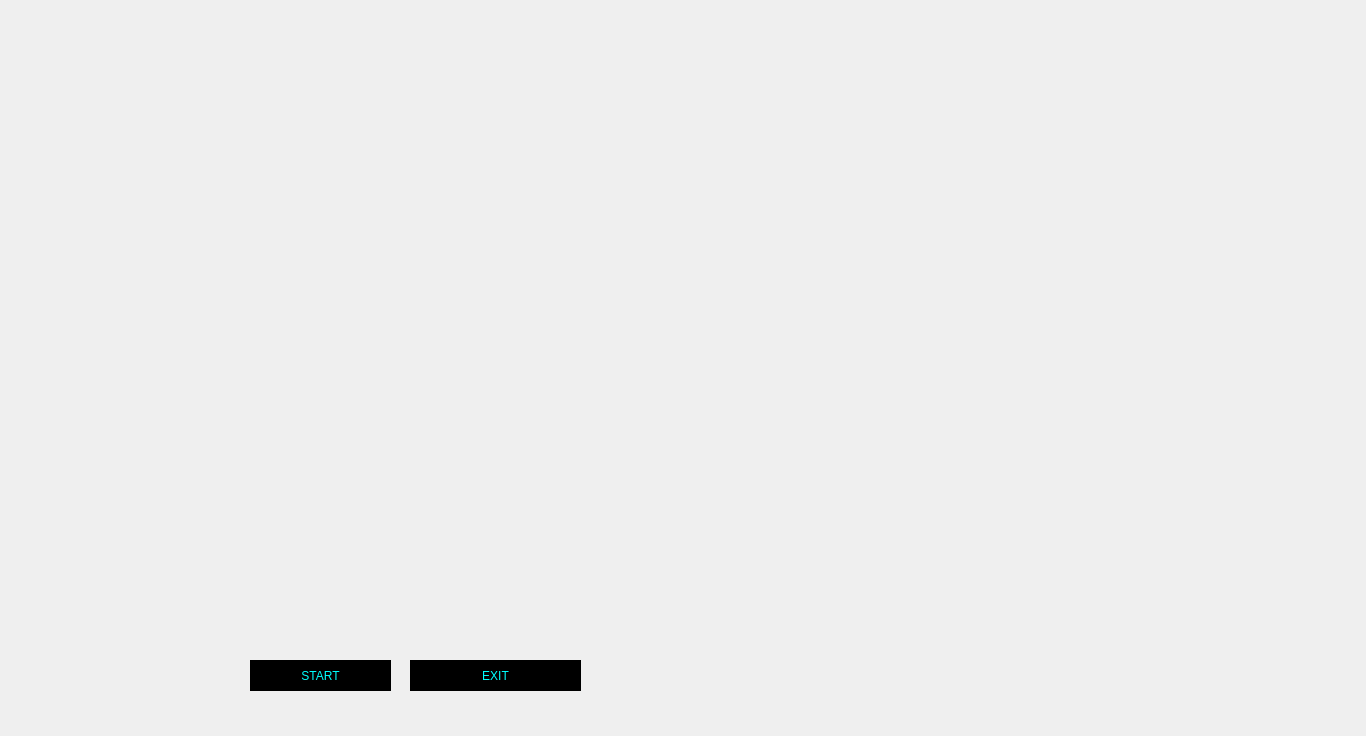
<?xml version="1.0" encoding="UTF-8"?>
<ui version="4.0">
 <class>gui2</class>
 <widget class="QDialog" name="gui2">
  <property name="geometry">
   <rect>
    <x>0</x>
    <y>0</y>
    <width>1366</width>
    <height>736</height>
   </rect>
  </property>
  <property name="windowTitle">
   <string>Dialog</string>
  </property>
  <widget class="QLabel" name="label">
   <property name="geometry">
    <rect>
     <x>6</x>
     <y>10</y>
     <width>1361</width>
     <height>711</height>
    </rect>
   </property>
   <property name="text">
    <string/>
   </property>
   <property name="pixmap">
    <pixmap>../GUI MATERIAL/ExtraGui/Jarvis_Gui (2).gif</pixmap>
   </property>
   <property name="scaledContents">
    <bool>true</bool>
   </property>
  </widget>
  <widget class="QPushButton" name="pushButton_Strat">
   <property name="geometry">
    <rect>
     <x>250</x>
     <y>660</y>
     <width>141</width>
     <height>31</height>
    </rect>
   </property>
   <property name="styleSheet">
    <string notr="true"> 
background-color: rgb(0, 0, 0);
font: 20pt &quot;MS Shell Dlg 2&quot;;
border-radius:none;
color: rgb(0, 255, 255);</string>
   </property>
   <property name="text">
    <string>START</string>
   </property>
  </widget>
  <widget class="QPushButton" name="pushButton_Exit">
   <property name="geometry">
    <rect>
     <x>410</x>
     <y>660</y>
     <width>171</width>
     <height>31</height>
    </rect>
   </property>
   <property name="styleSheet">
    <string notr="true"> 
background-color: rgb(0, 0, 0);
font: 20pt &quot;MS Shell Dlg 2&quot;;
border-radius:none;
color: rgb(0, 255, 255);</string>
   </property>
   <property name="text">
    <string>EXIT</string>
   </property>
  </widget>
 </widget>
 <resources/>
 <connections/>
</ui>
